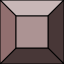

Tiled map render using the project's own tile images. Description and the whole map definition, tile-layer contents included, below:
An orthogonal 1x1 tile map with 64x64 px tiles, 1 tile layer (Tile Layer 1).

<map version="1.0" tiledversion="1.1.2" orientation="orthogonal" renderorder="right-down" width="1" height="1" tilewidth="64" tileheight="64" infinite="0" nextobjectid="1">
 <tileset firstgid="1" source="Buildings2.tsx" />
 <layer name="Tile Layer 1" width="1" height="1">
  <data encoding="csv">
34
</data>
 </layer>
</map>
